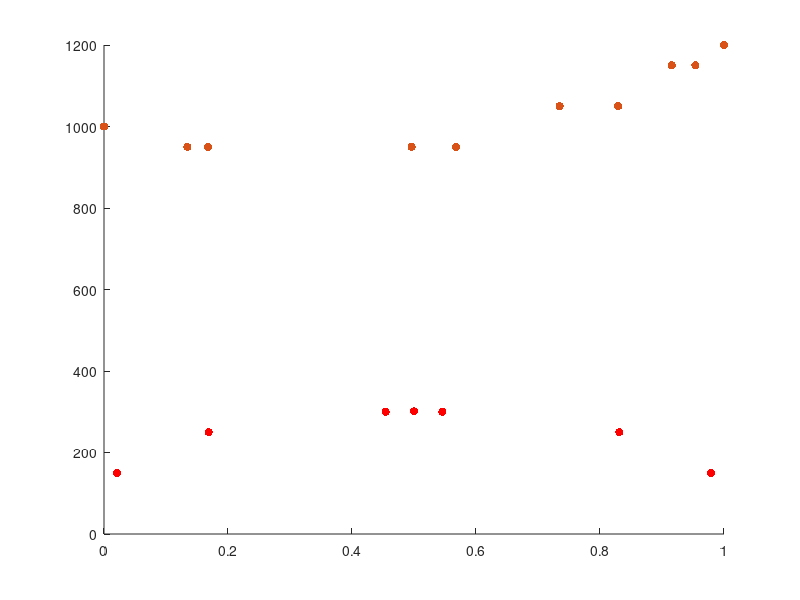

The MATLAB source for this figure:
function c
as = 5000;
R = 8.31;
Tc = as/(2*R);
Tm = [Tc, 150,150,250,250,300,300];
xm = [0.5,0.0210,0.9790,0.1688,0.8312,0.4542,0.5458];
scatter(xm,Tm,'r','filled')
hold on
T = [1000,950,950,950,950,1050,1050,1150,1150,1200];
x = [0,0.1345,0.1678,0.5678,0.4961,0.8292,0.7348,0.9538,0.9158,1];
scatter(x,T,'filled','b')
end

